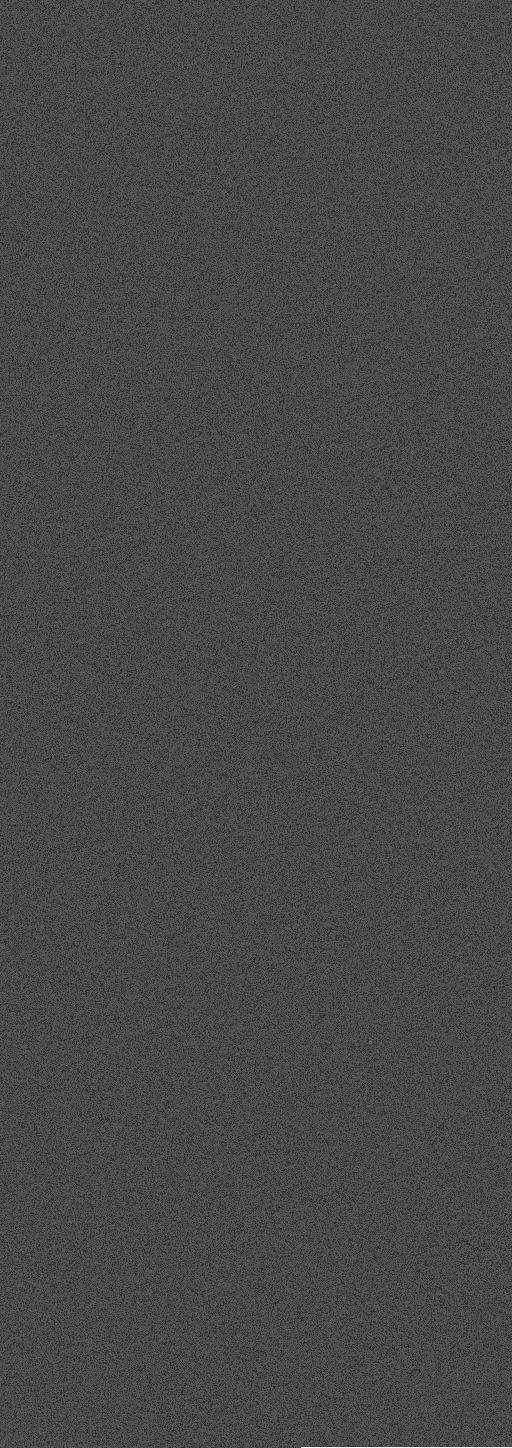
#> input picture aoc/2025/day17/sidequest/input.png, 512 x 1448 px
$ python generate.py
#> lines starting #> are read from the running program, lines starting #| are printed output that depends on the picture
#> in read_image_as_bytes, img is the input picture: PIL image 512x1448 RGBA; mean R, G, B, A 72.6, 72.6, 72.6, 254.9
#!/usr/bin/env python3
import base64
import zlib
import numpy as np
import matplotlib.pyplot as plt
from typing import Optional
from PIL import Image
import io

def reproduce_cyberchef_recipe(input_data: bytes, output_image_path: str = 'output.png') -> None:
    """
    Reproduces the CyberChef recipe in Python.

    :param input_data: The input data as bytes.
    :param output_image_path: Path to save the generated greyscale image.
    """
#> called with output_image_path = 'output.png'
    # Step 1: To Base64 (standard alphabet)
    data = base64.b64encode(input_data).decode('utf-8')

    # Steps 2-5: Label 'encoder1' and Jump (loop up to 8 times)
    # Repeat ROT13 and Split operations
    for _ in range(8):
        # Step 3: ROT13 (preserves case, non-letters unchanged)
        rot13_table = str.maketrans(
            'ABCDEFGHIJKLMNOPQRSTUVWXYZabcdefghijklmnopqrstuvwxyz',
            'NOPQRSTUVWXYZABCDEFGHIJKLMnopqrstuvwxyzabcdefghijklm'
        )
        data = data.translate(rot13_table)

        # Step 4: Split on 'H0', join with 'H0\n'
        parts = data.split('H0')
        data = 'H0\n'.join(parts)

    # Step 6: Fork - split on '\n'
    segments = data.split('\n')

    processed_segments = []
    for seg in segments:
        if not seg:
            continue  # Skip empty segments

        try:
            # Step 7: Zlib Deflate (Dynamic Huffman Coding is default in zlib.compress)
            compressed = zlib.compress(seg.encode('utf-8'))

            # Step 8: XOR with key 'h0pp3r', UTF8 scheme, Standard, Null preserving
            key = b'h0pp3r'
            key_len = len(key)
            xored = bytearray()
            for i, byte in enumerate(compressed):
                if byte == 0:  # Null preserving
                    xored.append(0)
                else:
                    xored.append(byte ^ key[i % key_len])

            # Step 9: To Base32 (standard alphabet A-Z2-7=)
            base32_seg = base64.b32encode(xored).decode('utf-8')

            processed_segments.append(base32_seg)
        except Exception:
            # Ignore errors as per Fork setting
            continue

    # Step 10: Merge All with '\n'
    merged = '\n'.join(processed_segments)

    # Step 11: Generate Image - Greyscale, Pixel Scale Factor 1, Pixels per row 512
    # Interpret the merged string as UTF-8 bytes for pixel values
    final_bytes = merged.encode('utf-8')
    length = len(final_bytes)
    if length == 0:
        print("No data to generate image.")
        return

    # Calculate height, pad with 0x00 if needed
    width = 512
    height = (length + width - 1) // width  # Ceiling division
    padded_length = height * width
    padded_bytes = final_bytes + b'\x00' * (padded_length - length)

    # Create numpy array for the image
    image_array = np.frombuffer(padded_bytes, dtype=np.uint8).reshape((height, width))

    # Save the image using matplotlib
    plt.figure(figsize=(width / 100, height / 100))  # Approximate DPI scaling
    plt.imshow(image_array, cmap='gray', vmin=0, vmax=255)
    plt.axis('off')
    plt.savefig(output_image_path, bbox_inches='tight', pad_inches=0)
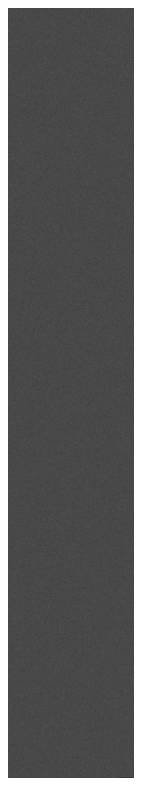
#> figure drawn by matplotlib, 1 panel
    print(f"Image saved to {output_image_path}")

def read_image_as_bytes(image_path: str) -> bytes:
    """
    Read an image file and convert it to bytes.

    :param image_path: Path to the input image file.
    :return: Image data as bytes.
    """
    with Image.open(image_path) as img:
        # Convert image to bytes
        img_byte_arr = io.BytesIO()
        img.save(img_byte_arr, format=img.format or 'PNG')
        return img_byte_arr.getvalue()

# Main execution
if __name__ == "__main__":
    input_image_path = 'input.png'
    output_image_path = 'output.png'

    # Read input image and convert to bytes
    input_data = read_image_as_bytes(input_image_path)

    # Process the data and generate output image
    reproduce_cyberchef_recipe(input_data, output_image_path)
